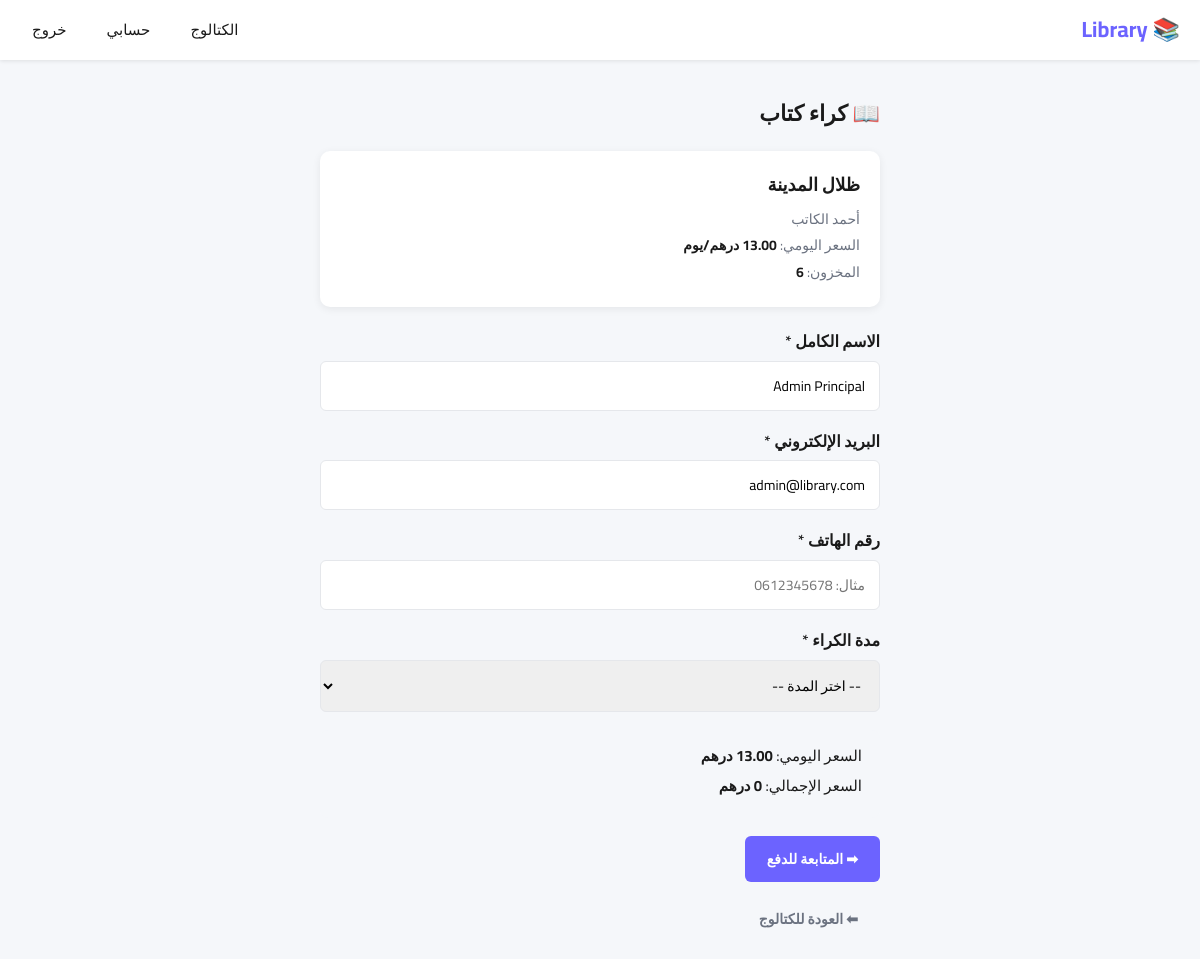
The page /views/rent.php?id=1 (signed in) on the database its author committed.
### tables this page shows
CREATE TABLE IF NOT EXISTS books (
    id          INT AUTO_INCREMENT PRIMARY KEY,
    title       VARCHAR(200)  NOT NULL,
    author      VARCHAR(150)  NOT NULL,
    category    VARCHAR(100)  NOT NULL,
    price_buy   DECIMAL(10,2) NOT NULL,
    price_rent  DECIMAL(10,2) NOT NULL,
    stock       INT           DEFAULT 0,
    cover_image VARCHAR(255)  DEFAULT NULL,
    description TEXT          DEFAULT NULL,
    content     LONGTEXT      DEFAULT NULL,
    created_at  TIMESTAMP     DEFAULT CURRENT_TIMESTAMP
);

CREATE TABLE IF NOT EXISTS users (
    id         INT AUTO_INCREMENT PRIMARY KEY,
    full_name  VARCHAR(100) NOT NULL,
    email      VARCHAR(150) NOT NULL UNIQUE,
    password   VARCHAR(255) NOT NULL,
    role       ENUM('user','admin') DEFAULT 'user',
    created_at TIMESTAMP DEFAULT CURRENT_TIMESTAMP
);

### views/rent.php (the view, shortened to what this page needs)
<?php
require_once '../core/functions.php';
$book_id = $_GET['id'] ?? null;
$stmt = $pdo->prepare("SELECT * FROM books WHERE id = ?");
$stmt->execute([$book_id]);
$book = $stmt->fetch();
$stmt = $pdo->prepare("SELECT * FROM users WHERE id = ?");
$stmt->execute([$_SESSION['user_id']]);
$user = $stmt->fetch();
?>
<!DOCTYPE html>
<html lang="ar" dir="rtl">
<head>
    <link rel="stylesheet" href="../assets/css/style.css">
</head>
<body>
<nav class="navbar">
    <h1>📚 Library</h1>
    <div class="nav-links">
        <a href="catalogue.php">الكتالوج</a>
        <a href="user_dashboard.php">حسابي</a>
        <a href="../core/logout.php">خروج</a>
    </div>
</nav>
<div class="rent-container">
    <h2>📖 كراء كتاب</h2>
    <div class="book-summary">
        <h3><?= htmlspecialchars($book['title']) ?></h3>
        <p><?= htmlspecialchars($book['author']) ?></p>
        <p>السعر اليومي: <strong><?= $book['price_rent'] ?> درهم/يوم</strong></p>
        <p>المخزون: <strong><?= $book['stock'] ?></strong></p>
    </div>
    <?php if ($book['stock'] > 0): ?>
        <form action="../core/functions.php" method="POST">
            <div class="form-group">
                <label>الاسم الكامل *</label>
                <input type="text" name="full_name"
                       value="<?= htmlspecialchars($user['full_name']) ?>"
                       placeholder="أدخل اسمك الكامل" required>
            </div>
            <div class="form-group">
                <label>البريد الإلكتروني *</label>
                <input type="email" name="email"
                       value="<?= htmlspecialchars($user['email']) ?>"
                       placeholder="example@email.com" required>
            </div>
            <div class="form-group">
                <label>رقم الهاتف *</label>
                <input type="text" name="phone" placeholder="مثال: 0612345678" required>
            </div>
            <div class="form-group">
                <label>مدة الكراء *</label>
                <select name="duration" id="duration" required>
                    <option value="">-- اختر المدة --</option>
                </select>
            </div>
            <div class="price-calculator">
                <p>السعر اليومي: <strong><?= $book['price_rent'] ?> درهم</strong></p>
                <p>السعر الإجمالي: <strong id="total-price">0 درهم</strong></p>
            </div>
            <button type="submit" class="btn-primary">➡ المتابعة للدفع</button>
        </form>
    <?php else: ?>
        <p class="out-stock">❌ هذا الكتاب غير متوفر حالياً.</p>
    <?php endif; ?>
    <a href="catalogue.php" class="btn-back">⬅ العودة للكتالوج</a>
</div>
</body>
</html>

### assets/css/style.css (style rules this page uses)
:root { --primary: #6c63ff; --secondary:#f7931e; --success: #22c55e; --danger: #ef4444; --warning: #f59e0b; --dark: #1a1a1a; --light: #f5f7fa; --gray: #6b7280; --border: #e5e7eb; }
*, *::before, *::after { margin: 0; padding: 0; box-sizing: border-box; }
body { font-family: 'Cairo', sans-serif; background-color: var(--light); color: var(--dark); line-height: 1.6; }
a { text-decoration: none; }
.navbar { background-color: #fff; box-shadow: 0 1px 4px rgba(0,0,0,0.1); position: sticky; top: 0; z-index: 100; padding: 0 20px; display: flex; justify-content: space-between; align-items: center; min-height: 60px; flex-wrap: wrap; gap: 10px; }
.navbar h1 { font-size: 22px; color: var(--primary); font-weight: 700; }
.nav-links { display: flex; gap: 16px; align-items: center; flex-wrap: wrap; }
.nav-links a { color: var(--dark); font-weight: 500; font-size: 15px; padding: 6px 12px; border-radius: 6px; transition: background 0.2s, color 0.2s; }
.btn, .btn-primary, .btn-secondary, .btn-success, .btn-danger, .btn-buy, .btn-rent, .btn-back, .btn-submit, .login-btn { display: inline-block; padding: 10px 22px; border-radius: 6px; font-weight: 600; font-family: 'Cairo', sans-serif; font-size: 14px; cursor: pointer; border: none; text-align: center; transition: all 0.25s; }
.btn-primary { background-color: var(--primary); color: #fff; }
.btn-back { display: inline-block; margin-top: 16px; color: var(--gray); font-size: 14px; }
.form-group { margin-bottom: 18px; }
.form-group label { display: block; margin-bottom: 6px; font-weight: 600; color: var(--dark); }
.form-group input, .form-group select, .form-group textarea { width: 100%; padding: 11px 14px; border: 1px solid var(--border); border-radius: 6px; font-family: 'Cairo', sans-serif; font-size: 14px; transition: border-color 0.2s, box-shadow 0.2s; }
.buy-container, .rent-container { max-width: 600px; margin: 36px auto; padding: 0 20px; }
.buy-container h2, .rent-container h2 { font-size: 22px; margin-bottom: 20px; color: var(--dark); }
.book-summary { background: #fff; border-radius: 10px; padding: 20px; box-shadow: 0 2px 8px rgba(0,0,0,0.07); margin-bottom: 22px; }
.book-summary h3 { font-size: 18px; margin-bottom: 8px; color: var(--dark); }
.book-summary p { color: var(--gray); font-size: 14px; margin-bottom: 4px; }
.book-summary strong { color: var(--dark); }
.price-calculator { background: var(--light); border-radius: 8px; padding: 14px 18px; margin-bottom: 18px; font-size: 15px; }
.price-calculator p { margin-bottom: 6px; }

### rows shown on the page
books: title "ظلال المدينة", author "أحمد الكاتب", stock "6", price_rent "13.00"
users: full_name "Admin Principal", email "admin@library.com"
